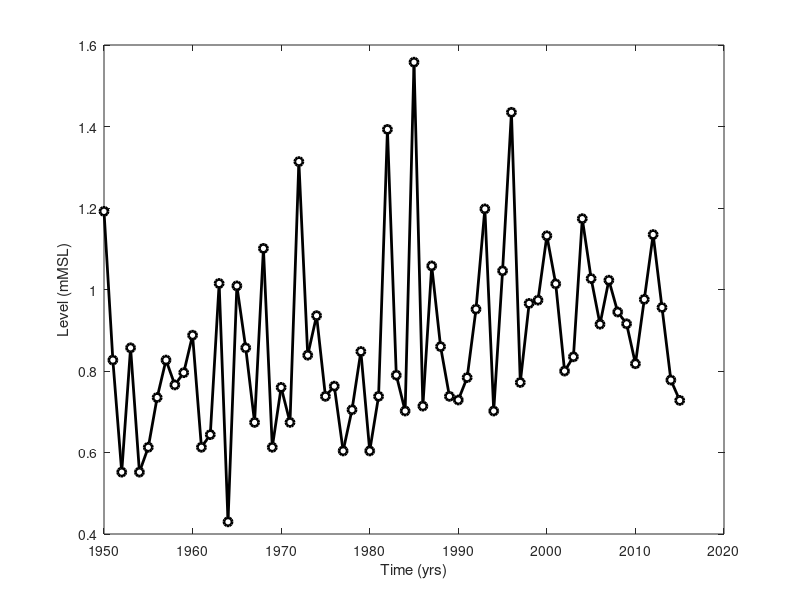
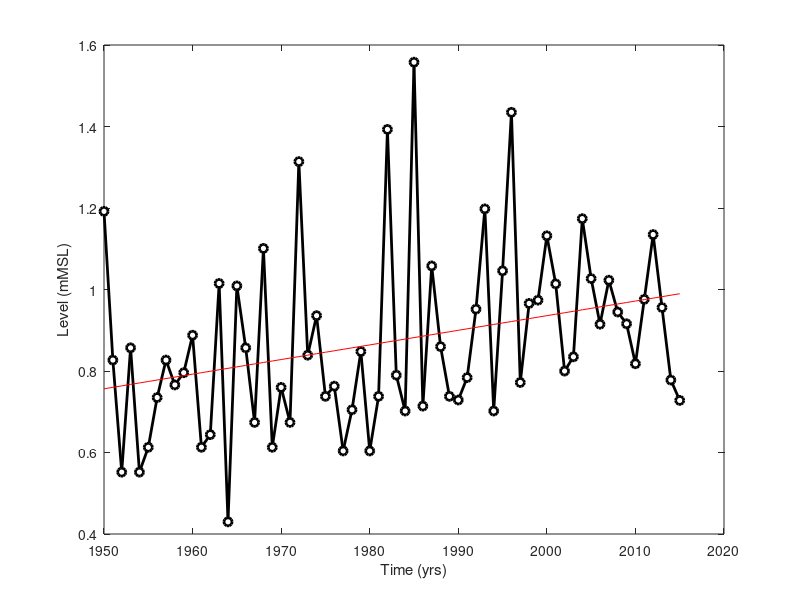
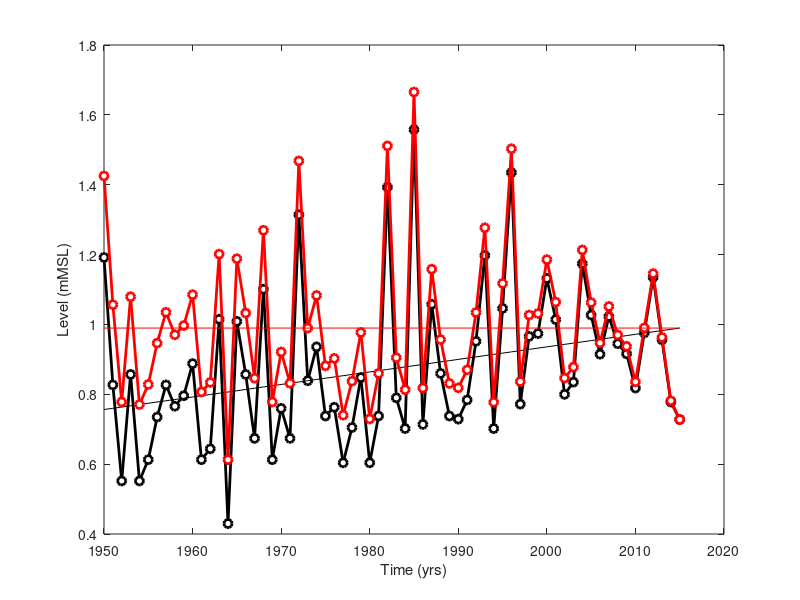
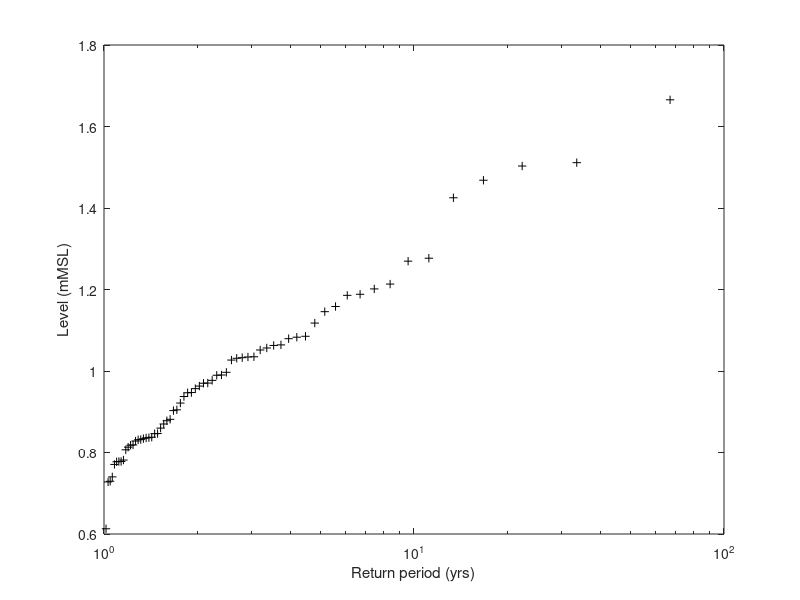

MATLAB code for these plots, in order:
load WaterLevel_St_Pete_hourly.mat


%% Obtain annual maxima (AMAX) and MSL data from hourly record
% change datum format
Tmat = datevec(Time);

% get (unique) years for which we have data
years = unique(Tmat(:,1));

% get number of years
Nyear = length(years); 

% Use loop to identify annual maxima
for ii = 1:Nyear
    % find all values from year ii
    V = find(Tmat(:,1) == years(ii));
    AMAX(ii,1) = nanmax(WaterLevel(V));
    Tamax(ii,1) = years(ii);
    % MSL(ii,1) = nanmean(h_dat(V);  
end

clear years V ii h_dat Tmat T

% plot AMAX time series
figure
plot(Tamax,AMAX,'color',[0 0 0],'marker','o','markerfacecolor',[1 1 1],'linewidth',2)
xlabel('Time (yrs)')
ylabel('Level (mMSL)')

%% Remove the linear trend
Para = polyfit(Tamax,AMAX,1);
LinTrend = Para(1)*Tamax+Para(2);

% We can use rergress to check for significance!
[b,bint] = regress(AMAX,[ones(66,1) Tamax]);

% plot AMAX time series with linear trend
figure
plot(Tamax,AMAX,'color',[0 0 0],'marker','o','markerfacecolor',[1 1 1],'linewidth',2)
hold on
plot(Tamax,LinTrend,'color','r') 
xlabel('Time (yrs)')
ylabel('Level (mMSL)')

% get difference between last value in LinTrend and the other values
Diff = LinTrend(end,1) - LinTrend;
AMAXdt = AMAX+Diff;

% test if new trend is zero
Para2 = polyfit(Tamax,AMAXdt,1);
LinTrend2 = Para2(1)*Tamax+Para2(2);

% plot AMAX time series and detrended AMAX 
figure
plot(Tamax,AMAX,'color',[0 0 0],'marker','o','markerfacecolor',[1 1 1],'linewidth',2)
hold on
plot(Tamax,LinTrend,'color',[0 0 0])
plot(Tamax,AMAXdt,'color','r','marker','o','markerfacecolor',[1 1 1],'linewidth',2)
plot(Tamax,LinTrend2,'color','r')
xlabel('Time (yrs)')
ylabel('Level (mMSL)')

%% Detrend by subtracting mean sea level
%AMAXdt2 = AMAX-MSL;


%% Get Weibull plotting positions
% Check this: https://www.mathworks.com/help/stats/wblplot.html
WBL = [1:Nyear]'/(Nyear+1); % it gives non-exceedance probability
WBLrp = 1./(1-WBL); %return period
So = sort(AMAXdt); %sorting the values


figure
semilogx(WBLrp,So,'marker','+','color',[0 0 0],'linestyle','none')
xlabel('Return period (yrs)')
ylabel('Level (mMSL)')

%% Get GEV parameters and values for selected return periods
% fit GEV on detrended annual maxima series and get parameters
GEVpara = gevfit(AMAXdt); %default method: Maximum Likelihood Method

% define return periods we are interested in
rp = [1.01 1.1 1.25 1.5 2 5 10 50 100 250 500 1000];
Pu = 1-1./rp; %non-exceedance probability

% use inverse GEV to obtain return levels associated with the selected
% return periods
RL = gevinv(Pu,GEVpara(1),GEVpara(2),GEVpara(3)); % RL = return level

%% Alternatively, get return period for given level (1.9 m)
Non_exceedance = gevcdf(1.9, GEVpara(1),GEVpara(2), GEVpara(3));
Exceedance = 1-Non_exceedance;
Return_period = 1/Exceedance;

%% Get exceedance probabilities for 1.3m, 1.7m and 2.1m water levels
Non_exceedance1 = gevcdf(1.3, GEVpara(1),GEVpara(2), GEVpara(3));
Exceedance1 = 1-Non_exceedance1;
Return_period1 = 1/Exceedance1;

Non_exceedance2 = gevcdf(1.7, GEVpara(1),GEVpara(2), GEVpara(3));
Exceedance2 = 1-Non_exceedance2;
Return_period2 = 1/Exceedance2;

Non_exceedance3 = gevcdf(2.1, GEVpara(1),GEVpara(2), GEVpara(3));
Exceedance3 = 1-Non_exceedance3;
Return_period3 = 1/Exceedance3;

%% Return period/level plot
figure
semilogx(WBLrp,So,'marker','+','color',[0 0 0],'linestyle','none')
hold on
semilogx(rp,RL,'color','r','linewidth',2)
grid on
xlabel('Return period (yrs)')
ylabel('Level (mMSL)')


%% Assume sea level rise

% Add 20 cm to location paramater
GEVloc20 = GEVpara(3)+0.2;

RL20 = gevinv(Pu,GEVpara(1),GEVpara(2),GEVloc20);

% Plot
figure
semilogx(WBLrp,So,'marker','+','color',[0 0 0],'linestyle','none')
hold on
semilogx(rp,RL,'color','r','linewidth',2)
semilogx(rp,RL20,'color','b','linewidth',2)
grid on
xlabel('Return period (yrs)')
ylabel('Level (mMSL)')

